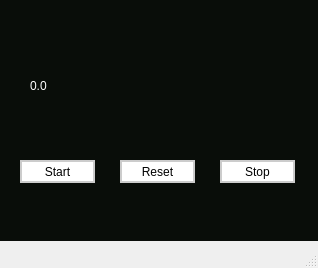
<?xml version="1.0" encoding="UTF-8"?>
<ui version="4.0">
 <class>MainWindow</class>
 <widget class="QMainWindow" name="MainWindow">
  <property name="geometry">
   <rect>
    <x>0</x>
    <y>0</y>
    <width>318</width>
    <height>268</height>
   </rect>
  </property>
  <property name="windowTitle">
   <string>Cronometro</string>
  </property>
  <widget class="QWidget" name="centralwidget">
   <widget class="QWidget" name="widget" native="true">
    <property name="geometry">
     <rect>
      <x>-20</x>
      <y>0</y>
      <width>361</width>
      <height>241</height>
     </rect>
    </property>
    <property name="styleSheet">
     <string notr="true">QObject{
	background-color: #090d09;
}</string>
    </property>
    <widget class="QLabel" name="lblcrono">
     <property name="geometry">
      <rect>
       <x>50</x>
       <y>50</y>
       <width>231</width>
       <height>71</height>
      </rect>
     </property>
     <property name="styleSheet">
      <string notr="true">QObject{
	font: 75 56pt &quot;Arial&quot;;
	color: white;
}	

</string>
     </property>
     <property name="text">
      <string>0.0</string>
     </property>
    </widget>
    <widget class="QPushButton" name="btnstart">
     <property name="geometry">
      <rect>
       <x>40</x>
       <y>160</y>
       <width>75</width>
       <height>23</height>
      </rect>
     </property>
     <property name="styleSheet">
      <string notr="true">QObject{
	background-color: white;
	border: 2px solid #ccc;
	color: black;
	font: 75 12pt &quot;Arial&quot;;
}
QObject:hover{
	background-color: #ccc;
}</string>
     </property>
     <property name="text">
      <string>Start</string>
     </property>
    </widget>
    <widget class="QPushButton" name="btnstop">
     <property name="geometry">
      <rect>
       <x>240</x>
       <y>160</y>
       <width>75</width>
       <height>23</height>
      </rect>
     </property>
     <property name="styleSheet">
      <string notr="true">QObject{
	background-color: white;
	border: 2px solid #ccc;
	color: black;
	font: 75 12pt &quot;Arial&quot;;
}
QObject:hover{
	background-color: #ccc;
}</string>
     </property>
     <property name="text">
      <string>Stop</string>
     </property>
    </widget>
    <widget class="QPushButton" name="btnreset">
     <property name="geometry">
      <rect>
       <x>140</x>
       <y>160</y>
       <width>75</width>
       <height>23</height>
      </rect>
     </property>
     <property name="styleSheet">
      <string notr="true">QObject{
	background-color: white;
	border: 2px solid #ccc;
	color: black;
	font: 75 12pt &quot;Arial&quot;;
}
QObject:hover{
	background-color: #ccc;
}</string>
     </property>
     <property name="text">
      <string>Reset</string>
     </property>
    </widget>
   </widget>
  </widget>
  <widget class="QMenuBar" name="menubar">
   <property name="geometry">
    <rect>
     <x>0</x>
     <y>0</y>
     <width>318</width>
     <height>21</height>
    </rect>
   </property>
  </widget>
  <widget class="QStatusBar" name="statusbar"/>
 </widget>
 <resources/>
 <connections/>
</ui>
